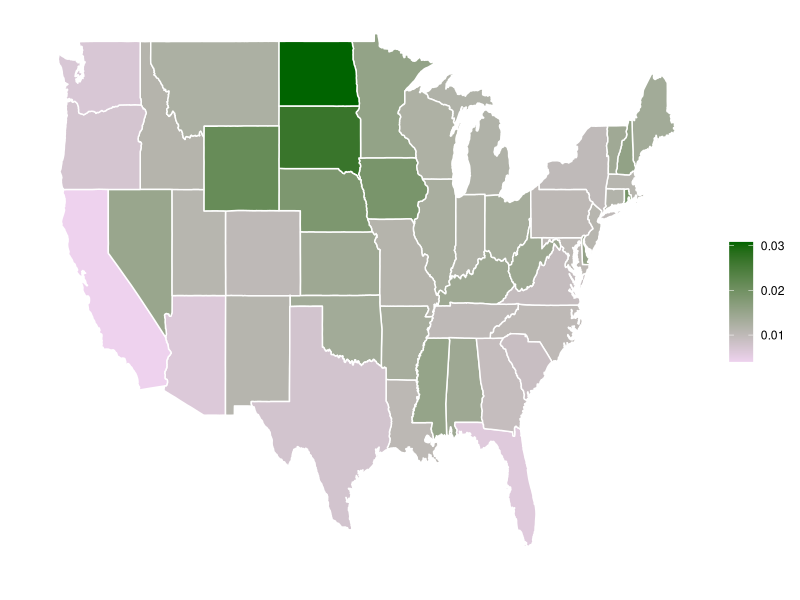

Reproduce this figure in R.
library(tidyverse)
library(egg)

distances <- read_csv("data/distances.csv")

### Fig. 1
Total <- merge(
  map_data("state"),
  distances
) %>% arrange(order)

p3 <- ggplot(Total) +
  geom_polygon(
    aes(x = long, y = lat, group = group, fill = d),
    colour = "white"
  ) +
  scale_fill_continuous(low = "thistle2", high = "darkgreen", guide = "colorbar") +
  theme_bw() +
  labs(fill = "", x = "", y = "") +
  scale_y_continuous(breaks = c()) +
  scale_x_continuous(breaks = c()) +
  theme(panel.border = element_blank())

ggsave(paste0("results/Fig1.eps"), p3, width = 0.75*8, height = 0.33*11)
